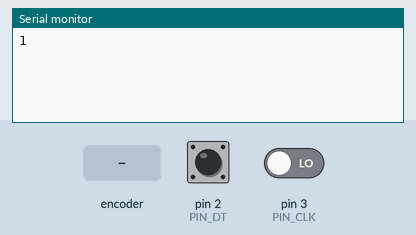
A sketch run on a simulated Arduino Uno, built with avr-gcc and run on an emulated ATmega328P. Shown: the last lines printed to the serial monitor. Inputs (shaded band) come from the test bench; at power-on: pin 2 (PIN_DT) HIGH, pin 3 (PIN_CLK) LOW.

Above: at 1.2 s.
1.3 s: rotary encoder on pin 3 (PIN_CLK) / pin 2 (PIN_DT) turned 1 step (first pin leading)
At 2.1 s:
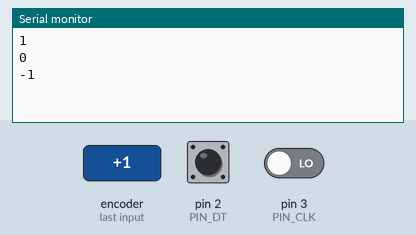
3.0 s: rotary encoder on pin 3 (PIN_CLK) / pin 2 (PIN_DT) turned 1 step (first pin leading)
At 4.6 s:
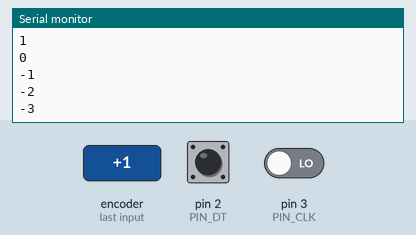
Timing chart, 0 to 6.1 s (numbered marks = the images above; inputs shaded):
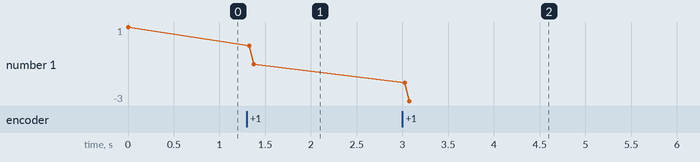

The sketch:

enkoder_bez_preruseni.ino
```cpp
#define PIN_DT  2
#define PIN_CLK 3

void setup() {

  // nastaveni funkce pinu
  pinMode(PIN_DT, INPUT);
  pinMode(PIN_CLK, INPUT);

  // aktivace seriove komunikace s PC
  Serial.begin(115200);

}

void loop() {
  static int pozice;
  static int _DT;

  // nacteni aktualnich stavu digitalnich pinu
  int DT = digitalRead(PIN_DT);
  int CLK = digitalRead(PIN_CLK);

  // detekce zmeny na pinu DT (nabezna nebo sestupna hrana)
  if (DT != _DT) {

    // detekce nabezne hrany
    if (DT) {

      // detekce smeru
      if (CLK) pozice--;
      else pozice++;

    // detekce sestupne hrany
    } else {

      // detekce smeru
      if (CLK) pozice++;
      else pozice--;

    }

    // vypsani aktualni pozice do seriove linky
    Serial.println(pozice);
  }

  // ulozeni aktualniho stavu pinu DT pro dalsi smycku loop
  _DT = DT;
}
```

Measured:
- after the input at 1.3 s, the serial monitor: prints a new line at once (image 1)
- after the input at 3.0 s, the serial monitor: prints a new line at once (image 2)
- plotted number 1: 1 → -1 after the input at 1.3 s, -1 → -3 after the input at 3.0 s
